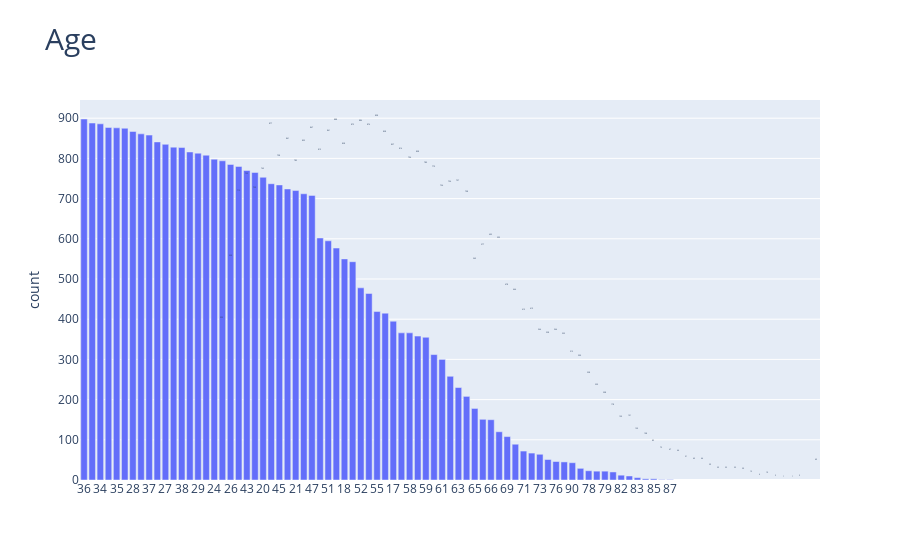

This figure's notebook cell:
### Code cell
plot_value_counts(data, "age",0,1)

### Figure 1 — Plotly figure (JSON) as saved in the notebook; plotly's stock layout.template omitted (floating-point values rounded to 4 significant figures)
{"data": [{"type": "bar", "x": ["36", "31", "34", "23", "35", "33", "28", "30", "37", "25", "27", "32", "38", "39", "29", "41", "24", "40", "26", "42", "43", "22", "20", "46", "45", "44", "21", "19", "47", "50", "51", "49", "18", "48", "52", "53", "55", "54", "17", "56", "58", "57", "59", "60", "61", "62", "63", "64", "65", "67", "66", "68", "69", "70", "71", "72", "73", "74", "76", "75", "90", "77", "78", "80", "79", "81", "82", "84", "83", "88", "85", "86", "87"], "y": [898, 888, 886, 877, 876, 875, 867, 861, 858, 841, 835, 828, 827, 816, 813, 808, 798, 794, 785, 780, 770, 765, 753, 737, 734, 724, 720, 712, 708, 602, 595, 577, 550, 543, 478, 464, 419, 415, 395, 366, 366, 358, 355, 312, 300, 258, 230, 208, 178, 151, 150, 120, 108, 89, 72, 67, 64, 51, 46, 45, 43, 29, 23, 22, 22, 20, 12, 10, 6, 3, 3, 1, 1]}], "layout": {"annotations": [{"font": {"size": 1.75}, "showarrow": false, "text": "898", "x": "36", "xanchor": "center", "y": 898, "yanchor": "bottom"}, {"font": {"size": 1.75}, "showarrow": false, "text": "888", "x": "31", "xanchor": "center", "y": 888, "yanchor": "bottom"}, {"font": {"size": 1.75}, "showarrow": false, "text": "886", "x": "34", "xanchor": "center", "y": 886, "yanchor": "bottom"}, {"font": {"size": 1.75}, "showarrow": false, "text": "877", "x": "23", "xanchor": "center", "y": 877, "yanchor": "bottom"}, {"font": {"size": 1.75}, "showarrow": false, "text": "876", "x": "35", "xanchor": "center", "y": 876, "yanchor": "bottom"}, {"font": {"size": 1.75}, "showarrow": false, "text": "875", "x": "33", "xanchor": "center", "y": 875, "yanchor": "bottom"}, {"font": {"size": 1.75}, "showarrow": false, "text": "867", "x": "28", "xanchor": "center", "y": 867, "yanchor": "bottom"}, {"font": {"size": 1.75}, "showarrow": false, "text": "861", "x": "30", "xanchor": "center", "y": 861, "yanchor": "bottom"}, {"font": {"size": 1.75}, "showarrow": false, "text": "858", "x": "37", "xanchor": "center", "y": 858, "yanchor": "bottom"}, {"font": {"size": 1.75}, "showarrow": false, "text": "841", "x": "25", "xanchor": "center", "y": 841, "yanchor": "bottom"}, {"font": {"size": 1.75}, "showarrow": false, "text": "835", "x": "27", "xanchor": "center", "y": 835, "yanchor": "bottom"}, {"font": {"size": 1.75}, "showarrow": false, "text": "828", "x": "32", "xanchor": "center", "y": 828, "yanchor": "bottom"}, {"font": {"size": 1.75}, "showarrow": false, "text": "827", "x": "38", "xanchor": "center", "y": 827, "yanchor": "bottom"}, {"font": {"size": 1.75}, "showarrow": false, "text": "816", "x": "39", "xanchor": "center", "y": 816, "yanchor": "bottom"}, {"font": {"size": 1.75}, "showarrow": false, "text": "813", "x": "29", "xanchor": "center", "y": 813, "yanchor": "bottom"}, {"font": {"size": 1.75}, "showarrow": false, "text": "808", "x": "41", "xanchor": "center", "y": 808, "yanchor": "bottom"}, {"font": {"size": 1.75}, "showarrow": false, "text": "798", "x": "24", "xanchor": "center", "y": 798, "yanchor": "bottom"}, {"font": {"size": 1.75}, "showarrow": false, "text": "794", "x": "40", "xanchor": "center", "y": 794, "yanchor": "bottom"}, {"font": {"size": 1.75}, "showarrow": false, "text": "785", "x": "26", "xanchor": "center", "y": 785, "yanchor": "bottom"}, {"font": {"size": 1.75}, "showarrow": false, "text": "780", "x": "42", "xanchor": "center", "y": 780, "yanchor": "bottom"}, {"font": {"size": 1.75}, "showarrow": false, "text": "770", "x": "43", "xanchor": "center", "y": 770, "yanchor": "bottom"}, {"font": {"size": 1.75}, "showarrow": false, "text": "765", "x": "22", "xanchor": "center", "y": 765, "yanchor": "bottom"}, {"font": {"size": 1.75}, "showarrow": false, "text": "753", "x": "20", "xanchor": "center", "y": 753, "yanchor": "bottom"}, {"font": {"size": 1.75}, "showarrow": false, "text": "737", "x": "46", "xanchor": "center", "y": 737, "yanchor": "bottom"}, {"font": {"size": 1.75}, "showarrow": false, "text": "734", "x": "45", "xanchor": "center", "y": 734, "yanchor": "bottom"}, {"font": {"size": 1.75}, "showarrow": false, "text": "724", "x": "44", "xanchor": "center", "y": 724, "yanchor": "bottom"}, {"font": {"size": 1.75}, "showarrow": false, "text": "720", "x": "21", "xanchor": "center", "y": 720, "yanchor": "bottom"}, {"font": {"size": 1.75}, "showarrow": false, "text": "712", "x": "19", "xanchor": "center", "y": 712, "yanchor": "bottom"}, {"font": {"size": 1.75}, "showarrow": false, "text": "708", "x": "47", "xanchor": "center", "y": 708, "yanchor": "bottom"}, {"font": {"size": 1.75}, "showarrow": false, "text": "602", "x": "50", "xanchor": "center", "y": 602, "yanchor": "bottom"}, {"font": {"size": 1.75}, "showarrow": false, "text": "595", "x": "51", "xanchor": "center", "y": 595, "yanchor": "bottom"}, {"font": {"size": 1.75}, "showarrow": false, "text": "577", "x": "49", "xanchor": "center", "y": 577, "yanchor": "bottom"}, {"font": {"size": 1.75}, "showarrow": false, "text": "550", "x": "18", "xanchor": "center", "y": 550, "yanchor": "bottom"}, {"font": {"size": 1.75}, "showarrow": false, "text": "543", "x": "48", "xanchor": "center", "y": 543, "yanchor": "bottom"}, {"font": {"size": 1.75}, "showarrow": false, "text": "478", "x": "52", "xanchor": "center", "y": 478, "yanchor": "bottom"}, {"font": {"size": 1.75}, "showarrow": false, "text": "464", "x": "53", "xanchor": "center", "y": 464, "yanchor": "bottom"}, {"font": {"size": 1.75}, "showarrow": false, "text": "419", "x": "55", "xanchor": "center", "y": 419, "yanchor": "bottom"}, {"font": {"size": 1.75}, "showarrow": false, "text": "415", "x": "54", "xanchor": "center", "y": 415, "yanchor": "bottom"}, {"font": {"size": 1.75}, "showarrow": false, "text": "395", "x": "17", "xanchor": "center", "y": 395, "yanchor": "bottom"}, {"font": {"size": 1.75}, "showarrow": false, "text": "366", "x": "56", "xanchor": "center", "y": 366, "yanchor": "bottom"}, {"font": {"size": 1.75}, "showarrow": false, "text": "366", "x": "58", "xanchor": "center", "y": 366, "yanchor": "bottom"}, {"font": {"size": 1.75}, "showarrow": false, "text": "358", "x": "57", "xanchor": "center", "y": 358, "yanchor": "bottom"}, {"font": {"size": 1.75}, "showarrow": false, "text": "355", "x": "59", "xanchor": "center", "y": 355, "yanchor": "bottom"}, {"font": {"size": 1.75}, "showarrow": false, "text": "312", "x": "60", "xanchor": "center", "y": 312, "yanchor": "bottom"}, {"font": {"size": 1.75}, "showarrow": false, "text": "300", "x": "61", "xanchor": "center", "y": 300, "yanchor": "bottom"}, {"font": {"size": 1.75}, "showarrow": false, "text": "258", "x": "62", "xanchor": "center", "y": 258, "yanchor": "bottom"}, {"font": {"size": 1.75}, "showarrow": false, "text": "230", "x": "63", "xanchor": "center", "y": 230, "yanchor": "bottom"}, {"font": {"size": 1.75}, "showarrow": false, "text": "208", "x": "64", "xanchor": "center", "y": 208, "yanchor": "bottom"}, {"font": {"size": 1.75}, "showarrow": false, "text": "178", "x": "65", "xanchor": "center", "y": 178, "yanchor": "bottom"}, {"font": {"size": 1.75}, "showarrow": false, "text": "151", "x": "67", "xanchor": "center", "y": 151, "yanchor": "bottom"}, {"font": {"size": 1.75}, "showarrow": false, "text": "150", "x": "66", "xanchor": "center", "y": 150, "yanchor": "bottom"}, {"font": {"size": 1.75}, "showarrow": false, "text": "120", "x": "68", "xanchor": "center", "y": 120, "yanchor": "bottom"}, {"font": {"size": 1.75}, "showarrow": false, "text": "108", "x": "69", "xanchor": "center", "y": 108, "yanchor": "bottom"}, {"font": {"size": 1.75}, "showarrow": false, "text": "89", "x": "70", "xanchor": "center", "y": 89, "yanchor": "bottom"}, {"font": {"size": 1.75}, "showarrow": false, "text": "72", "x": "71", "xanchor": "center", "y": 72, "yanchor": "bottom"}, {"font": {"size": 1.75}, "showarrow": false, "text": "67", "x": "72", "xanchor": "center", "y": 67, "yanchor": "bottom"}, {"font": {"size": 1.75}, "showarrow": false, "text": "64", "x": "73", "xanchor": "center", "y": 64, "yanchor": "bottom"}, {"font": {"size": 1.75}, "showarrow": false, "text": "51", "x": "74", "xanchor": "center", "y": 51, "yanchor": "bottom"}, {"font": {"size": 1.75}, "showarrow": false, "text": "46", "x": "76", "xanchor": "center", "y": 46, "yanchor": "bottom"}, {"font": {"size": 1.75}, "showarrow": false, "text": "45", "x": "75", "xanchor": "center", "y": 45, "yanchor": "bottom"}, {"font": {"size": 1.75}, "showarrow": false, "text": "43", "x": "90", "xanchor": "center", "y": 43, "yanchor": "bottom"}, {"font": {"size": 1.75}, "showarrow": false, "text": "29", "x": "77", "xanchor": "center", "y": 29, "yanchor": "bottom"}, {"font": {"size": 1.75}, "showarrow": false, "text": "23", "x": "78", "xanchor": "center", "y": 23, "yanchor": "bottom"}, {"font": {"size": 1.75}, "showarrow": false, "text": "22", "x": "80", "xanchor": "center", "y": 22, "yanchor": "bottom"}, {"font": {"size": 1.75}, "showarrow": false, "text": "22", "x": "79", "xanchor": "center", "y": 22, "yanchor": "bottom"}, {"font": {"size": 1.75}, "showarrow": false, "text": "20", "x": "81", "xanchor": "center", "y": 20, "yanchor": "bottom"}, {"font": {"size": 1.75}, "showarrow": false, "text": "12", "x": "82", "xanchor": "center", "y": 12, "yanchor": "bottom"}, {"font": {"size": 1.75}, "showarrow": false, "text": "10", "x": "84", "xanchor": "center", "y": 10, "yanchor": "bottom"}, {"font": {"size": 1.75}, "showarrow": false, "text": "6", "x": "83", "xanchor": "center", "y": 6, "yanchor": "bottom"}, {"font": {"size": 1.75}, "showarrow": false, "text": "3", "x": "88", "xanchor": "center", "y": 3, "yanchor": "bottom"}, {"font": {"size": 1.75}, "showarrow": false, "text": "3", "x": "85", "xanchor": "center", "y": 3, "yanchor": "bottom"}, {"font": {"size": 1.75}, "showarrow": false, "text": "1", "x": "86", "xanchor": "center", "y": 1, "yanchor": "bottom"}, {"font": {"size": 1.75}, "showarrow": false, "text": "1", "x": "87", "xanchor": "center", "y": 1, "yanchor": "bottom"}], "title": {"font": {"size": 30}, "text": "Age"}, "xaxis": {"type": "category"}, "yaxis": {"title": {"text": "count"}}}}
